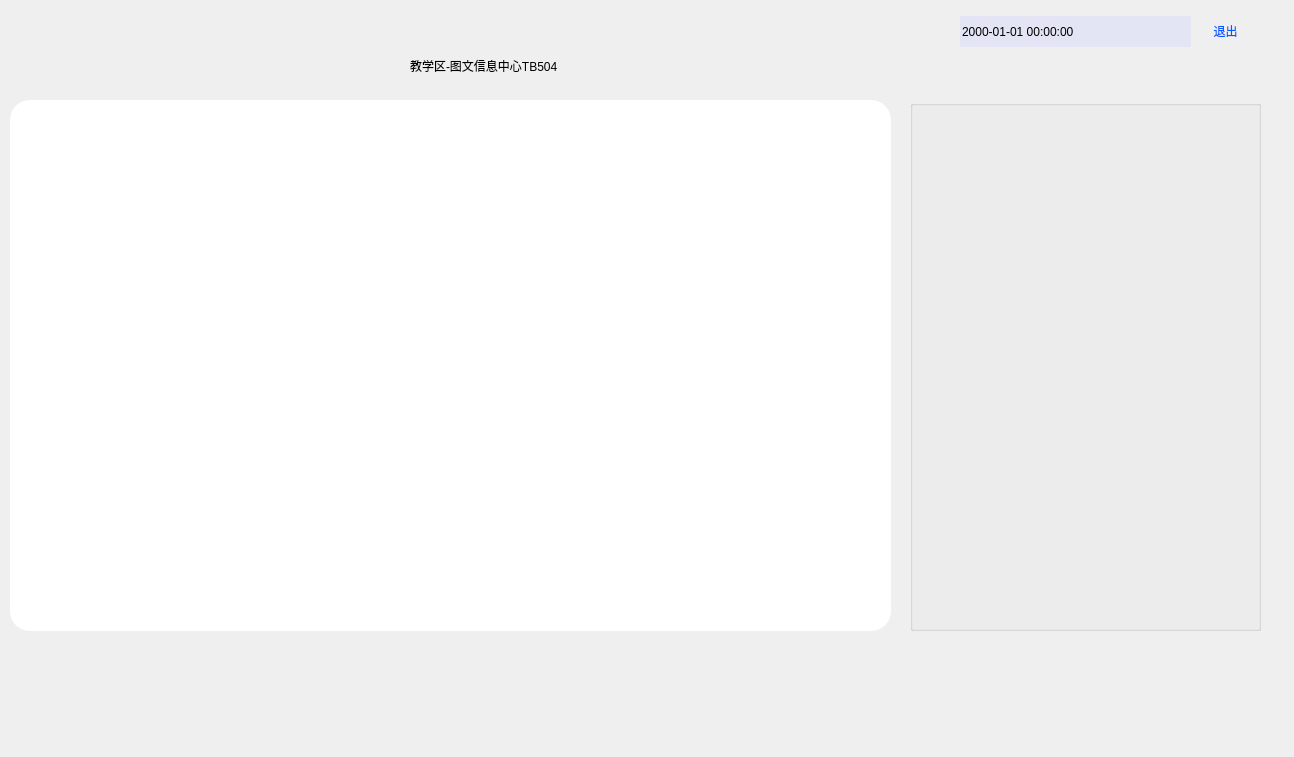
<?xml version="1.0" encoding="UTF-8"?>
<ui version="4.0">
 <class>window_inform</class>
 <widget class="QMainWindow" name="window_inform">
  <property name="geometry">
   <rect>
    <x>0</x>
    <y>0</y>
    <width>1294</width>
    <height>757</height>
   </rect>
  </property>
  <property name="windowTitle">
   <string>window_inform</string>
  </property>
  <widget class="QWidget" name="centralwidget">
   <property name="styleSheet">
    <string notr="true"/>
   </property>
   <widget class="QLabel" name="label_background">
    <property name="enabled">
     <bool>true</bool>
    </property>
    <property name="geometry">
     <rect>
      <x>0</x>
      <y>0</y>
      <width>1280</width>
      <height>720</height>
     </rect>
    </property>
    <property name="styleSheet">
     <string notr="true">QLabel {
background-image: url('resource/background2.jpg');
border-radius: 15px;
}</string>
    </property>
    <property name="text">
     <string/>
    </property>
    <property name="scaledContents">
     <bool>false</bool>
    </property>
   </widget>
   <widget class="QLabel" name="label_logo">
    <property name="geometry">
     <rect>
      <x>0</x>
      <y>10</y>
      <width>191</width>
      <height>41</height>
     </rect>
    </property>
    <property name="styleSheet">
     <string notr="true">
border-radius:15px;</string>
    </property>
    <property name="text">
     <string/>
    </property>
    <property name="pixmap">
     <pixmap>resource/logo2.png</pixmap>
    </property>
    <property name="scaledContents">
     <bool>true</bool>
    </property>
   </widget>
   <widget class="QPushButton" name="BT_exit">
    <property name="geometry">
     <rect>
      <x>1200</x>
      <y>10</y>
      <width>51</width>
      <height>41</height>
     </rect>
    </property>
    <property name="styleSheet">
     <string notr="true">QPushButton{
border-radius:20px;
font: 16pt &quot;楷体&quot; blod;
color: rgb(0, 90, 255);
}

</string>
    </property>
    <property name="text">
     <string>退出</string>
    </property>
   </widget>
   <widget class="QGroupBox" name="groupBox_1">
    <property name="geometry">
     <rect>
      <x>10</x>
      <y>100</y>
      <width>881</width>
      <height>531</height>
     </rect>
    </property>
    <property name="styleSheet">
     <string notr="true">border-radius:20px;
background-color: rgb(255, 255, 255);</string>
    </property>
    <property name="title">
     <string/>
    </property>
    <widget class="QTableWidget" name="tableWidget">
     <property name="geometry">
      <rect>
       <x>20</x>
       <y>20</y>
       <width>831</width>
       <height>492</height>
      </rect>
     </property>
     <property name="styleSheet">
      <string notr="true">font: 75 14pt &quot;微软雅黑&quot;;</string>
     </property>
     <property name="editTriggers">
      <set>QAbstractItemView::NoEditTriggers</set>
     </property>
     <property name="showGrid">
      <bool>false</bool>
     </property>
     <property name="columnCount">
      <number>2</number>
     </property>
     <attribute name="horizontalHeaderVisible">
      <bool>false</bool>
     </attribute>
     <attribute name="horizontalHeaderDefaultSectionSize">
      <number>300</number>
     </attribute>
     <attribute name="verticalHeaderVisible">
      <bool>false</bool>
     </attribute>
     <attribute name="verticalHeaderDefaultSectionSize">
      <number>50</number>
     </attribute>
     <column/>
     <column/>
    </widget>
   </widget>
   <widget class="QGroupBox" name="groupBox_2">
    <property name="geometry">
     <rect>
      <x>910</x>
      <y>100</y>
      <width>351</width>
      <height>531</height>
     </rect>
    </property>
    <property name="title">
     <string/>
    </property>
   </widget>
   <widget class="QLabel" name="label_info">
    <property name="geometry">
     <rect>
      <x>410</x>
      <y>40</y>
      <width>481</width>
      <height>51</height>
     </rect>
    </property>
    <property name="styleSheet">
     <string notr="true">
font: 24pt &quot;华文中宋&quot;;</string>
    </property>
    <property name="text">
     <string>教学区-图文信息中心TB504</string>
    </property>
   </widget>
   <widget class="QDateTimeEdit" name="dateTimeEdit">
    <property name="geometry">
     <rect>
      <x>960</x>
      <y>16</y>
      <width>231</width>
      <height>31</height>
     </rect>
    </property>
    <property name="styleSheet">
     <string notr="true">border-radius:20px;
font: 16pt &quot;幼圆&quot; blod;
background-color: rgb(227, 229, 244);
</string>
    </property>
    <property name="wrapping">
     <bool>false</bool>
    </property>
    <property name="frame">
     <bool>false</bool>
    </property>
    <property name="readOnly">
     <bool>true</bool>
    </property>
    <property name="buttonSymbols">
     <enum>QAbstractSpinBox::NoButtons</enum>
    </property>
    <property name="keyboardTracking">
     <bool>false</bool>
    </property>
    <property name="displayFormat">
     <string>yyyy-MM-dd HH:mm:ss</string>
    </property>
   </widget>
  </widget>
 </widget>
 <resources/>
 <connections/>
</ui>
